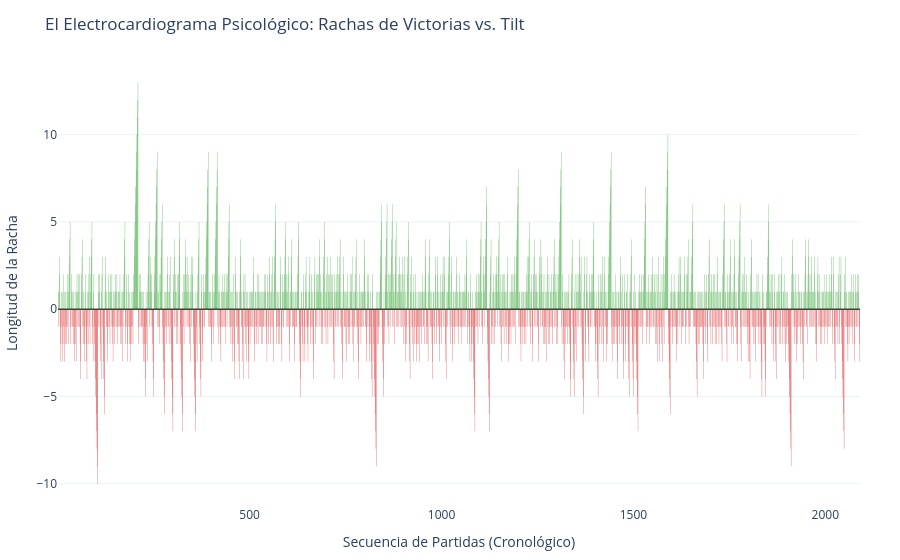

Notebook code cell kept with this figure:
### Code cell
import plotly.express as px
import pandas as pd
import plotly.graph_objects as go

# --- 1. ORDENAR CRONOLÓGICAMENTE ---
# Es VITAL que las partidas estén ordenadas por fecha/hora exacta de juego
# Asegúrate de usar el nombre de tu columna de fecha. Supondré que se llama 'end_time'
df_rachas = df_decisivo.sort_values('end_time').copy()
df_rachas = df_rachas.reset_index(drop=True)

# --- 2. EL ALGORITMO DE RACHAS (Magia de Pandas) ---
# Creamos 'bloques' cada vez que el resultado cambia respecto a la partida anterior
df_rachas['cambio_resultado'] = (df_rachas['resultado'] != df_rachas['resultado'].shift(1)).cumsum()

# Contamos cuántas partidas llevamos dentro del mismo bloque (racha actual)
df_rachas['racha_actual'] = df_rachas.groupby('cambio_resultado').cumcount() + 1

# Damos valor positivo a las victorias y negativo a las derrotas (los empates se quedan en 0)
def calcular_valor_grafico(fila):
    if fila['resultado'] == 1:   # Victoria
        return fila['racha_actual']
    elif fila['resultado'] == -1: # Derrota
        return -fila['racha_actual']
    else:                        # Empate
        return 0

df_rachas['momentum'] = df_rachas.apply(calcular_valor_grafico, axis=1)

# --- 3. DIBUJAR EL GRÁFICO INTERACTIVO ---
# Añadimos un número de partida secuencial para el eje X
df_rachas['numero_partida'] = df_rachas.index + 1

# Creamos una columna de color para que Plotly lo pinte fácil
df_rachas['color'] = df_rachas['resultado'].map({1: '#2ca02c', 0: '#7f7f7f', -1: '#d62728'})
df_rachas['etiqueta_resultado'] = df_rachas['resultado'].map({1: 'Victoria', 0: 'Empate', -1: 'Derrota'})

fig = go.Figure()

fig.add_trace(go.Bar(
    x=df_rachas['numero_partida'],
    y=df_rachas['momentum'],
    marker_color=df_rachas['color'],
    text=df_rachas['etiqueta_resultado'],
    opacity=0.9,           
    marker_line_width=0,
    hovertemplate="Partida nº: %{x}<br>Estado: %{text}<br>Racha acumulada: %{y}<extra></extra>"
))

fig.update_layout(
    title='El Electrocardiograma Psicológico: Rachas de Victorias vs. Tilt',
    xaxis_title='Secuencia de Partidas (Cronológico)',
    yaxis_title='Longitud de la Racha',
    template='plotly_white',
    hovermode='x unified',
    margin=dict(t=60, l=40, r=40, b=40)
)

# Añadimos una línea horizontal en el 0 para marcar el punto neutro
fig.add_hline(y=0, line_width=1, line_color="black")

fig.show()

### Figure 1 — Plotly figure (JSON) as saved in the notebook; plotly's stock layout.template omitted (floating-point values rounded to 4 significant figures; data arrays with more than 128 entries replaced by an {"elided": "..."} marker saying what was removed)
{"data": [{"hovertemplate": "Partida nº: %{x}<br>Estado: %{text}<br>Racha acumulada: %{y}<extra></extra>", "marker": {"color": {"elided": "2090 str values"}, "line": {"width": 0}}, "opacity": 0.9, "text": {"elided": "2090 str values"}, "type": "bar", "x": {"elided": "2090 int values"}, "y": {"elided": "2090 int values"}}], "layout": {"hovermode": "x unified", "margin": {"b": 40, "l": 40, "r": 40, "t": 60}, "shapes": [{"line": {"color": "black", "width": 1}, "type": "line", "x0": 0, "x1": 1, "xref": "x domain", "y0": 0, "y1": 0, "yref": "y"}], "title": {"text": "El Electrocardiograma Psicológico: Rachas de Victorias vs. Tilt"}, "xaxis": {"title": {"text": "Secuencia de Partidas (Cronológico)"}}, "yaxis": {"title": {"text": "Longitud de la Racha"}}}}
